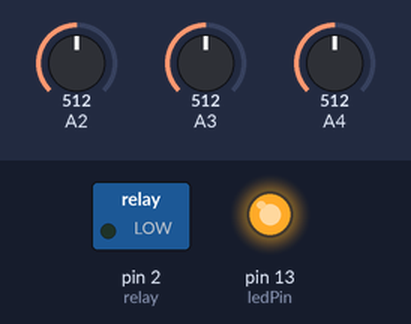
Recording of a sketch running on a simulated Arduino Uno, built with avr-gcc and run on an emulated ATmega328P. Parts: switched loads named in the sketch (green lamp = pin HIGH), output pins drawn as LEDs (lit = HIGH). The inputs (shaded band) are chosen by the test bench; at power-on: A2 = 512, A3 = 512, A4 = 512. What the sketch prints to the serial monitor is not drawn.

Above: at 3.0 s.
At 41.0 s:
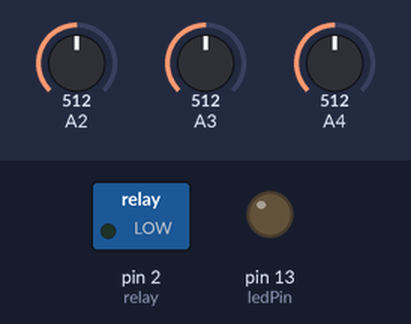
Timing chart, 0 to 98.8 s (numbered marks = the images above):
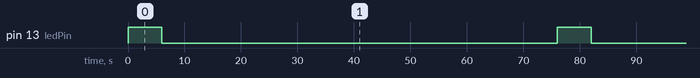

The sketch:

sketch_jul23a.ino
```cpp
//Notes:
//1.  Please use setup to only initialize the constants used for each pin, do not read analog inputs during setup.
//2.  There are only three analog inputs, not all pins should be used as reading analog.  Pick 3 pins and only use those pins to call analogRead()
//3.  Create a private function and call this function from loop to read analog inputs, setup a delay to call this function only once every minute.
//4.  New function needs to do the following:
//      Use analogRead to get the value from each of the three pins used
//      Show value from analogRead onto the screen
//      If analogRead value is over 50, we want an LED on the Arduino to light up.  Please figure out how best to have an LED light from any pin you choose.
//5.  Create another new function for the SD card code you included, add library files up at the top of the solution.  Keep code commented until ready for use.
//6.  We need to control relays and would like a new function that will handle all relay activity.  The function needs to work as follows:
//      We want to pass in a parameter for relay number (integer), this will control the relay we want to use
//      We want to pass in a state value (integer) as a parameter, this will control if we want the relay ON or OFF.  ON = 0, OFF = 1
//7.  Comment all of your code as good as the comments shows for the SD Card code, notice that about every line has a description of what is its intention
//8.  If you have a relay board, please test turning on and off relays after your code is created to make sure it works as expected.

//#include <SPI.h>
//#include <SD.h>

//PROGRAMMER NOTES:
//    Initialized variables here for larger scope, will change if requested.
//    Unable to provide private function in code, please detail further via arduino documentation on what you want used

//Analog Input Variables
const int pinTwo = 2;     //A2
const int pinThree = 3;   //A3
const int pinFour = 4;    //A4

//LED is connected on pin 13
int ledPin = 13;
int blinkDelay = 2000;

//Relay number that user chooses
int relay = 2;

void setup() {
  //Send and receive at 9600 baud
  Serial.begin(9600);
  //Sets up variable ledPin as output
  pinMode(ledPin, OUTPUT);
  //Sets up variable relay as output
  pinMode(relay, OUTPUT);
}

void loop() {
  //Checked analog pin 2
  analogCheckMod(pinTwo);
  //Checked analog pin 3
  analogCheckMod(pinThree);
  //Checked analog pin 4
  analogCheckMod(pinFour);
  delay(60000);
  //Turn on user selected relay for 10 seconds
  Serial.println("Which relay would you like to use (0 - 8)?");
  relay = Serial.read();
  relayControl(relay,0);
  delay(10000);
  //Turn off relay 2
  relayControl(relay,1);
}

void analogCheckMod(int pinNumber){
     // reads the analog
     int PinRead = analogRead(pinNumber);

     // Prints the values
     //Serial.println("Pin " + pinNumber + " value is " + PinRead);

    //Blinks led if condition is met
    if (PinRead > 50){
       digitalWrite(ledPin, HIGH);
       //Possible upgrade, try blink method
       delay(2000);
       digitalWrite(ledPin, LOW);
    }
}

//Controls relay shield.  Parameters accepted are relay number and relay state.
//0 = ON, 1 = OFF
//Should add additional check to make sure correct relay is referenced and not beyond relay maximum
void relayControl(int relayNumber, int OnAndOff){
    if (OnAndOff == 0){
      pinMode(relayNumber, HIGH);
    }
    else if (OnAndOff == 1){
      pinMode(relayNumber, LOW);
    }
    else{
      Serial.println("Incorrect state passed to method.");
    }
}


/*
#include <SPI.h>
#include <SD.h>
File myFile;
void FileSave{
while (!Serial) {
; // wait for serial port to connect. Needed for native USB port only
}
Serial.print("Initializing SD card...");
if (!SD.begin(10)) {
Serial.println("initialization failed!");
while (1);
}
Serial.println("initialization done.");
// open the file. note that only one file can be open at a time,
// so you have to close this one before opening another.
myFile = SD.open("test.txt", FILE_WRITE);
// if the file opened okay, write to it:
if (myFile) {
Serial.print("Writing to test.txt...");
myFile.println("This is a test file :)");
myFile.println("testing 1, 2, 3.");
for (int i = 0; i < 20; i++) {
myFile.println(i);
}
// close the file:
myFile.close();
Serial.println("done.");
} else {
// if the file didn't open, print an error:
Serial.println("error opening test.txt");
}
}
}
*/
```

Measured:
- by itself, pin 13 (ledPin): alternates HIGH for 6.0 s and LOW for 70.0 s
